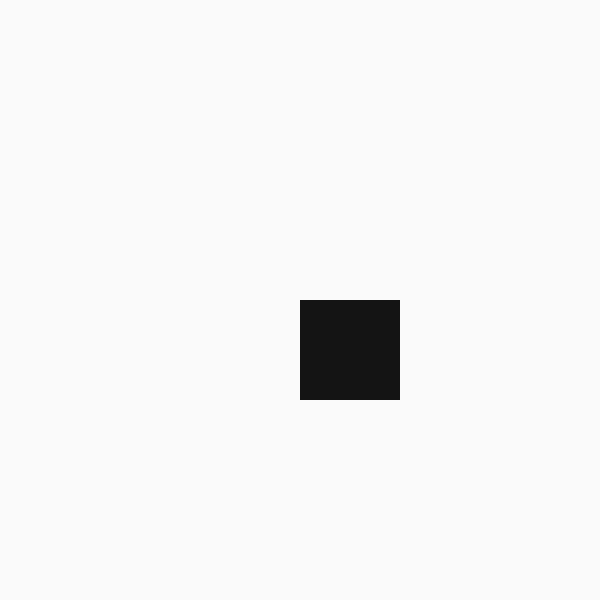
Frame 1 (no input)
Frame 60 (no input): identical to frame 1, image omitted
Frame 120 (the mouse pressed at the canvas centre since frame 60): identical to frame 1, image omitted

The p5.js sketch that drew this single still picture (run headless with seeded random() and noise() and a simulated clock; from frame 60 on, the mouse is pressed at the canvas centre):

// p5.js sketch
// ── sketch.js
function setup() {
  createCanvas(600, 600);
  noStroke();
}

function draw() {
  background(250);

  fill(20);
  rect(width * 0.5, height * 0.5, 100, 100);
}
